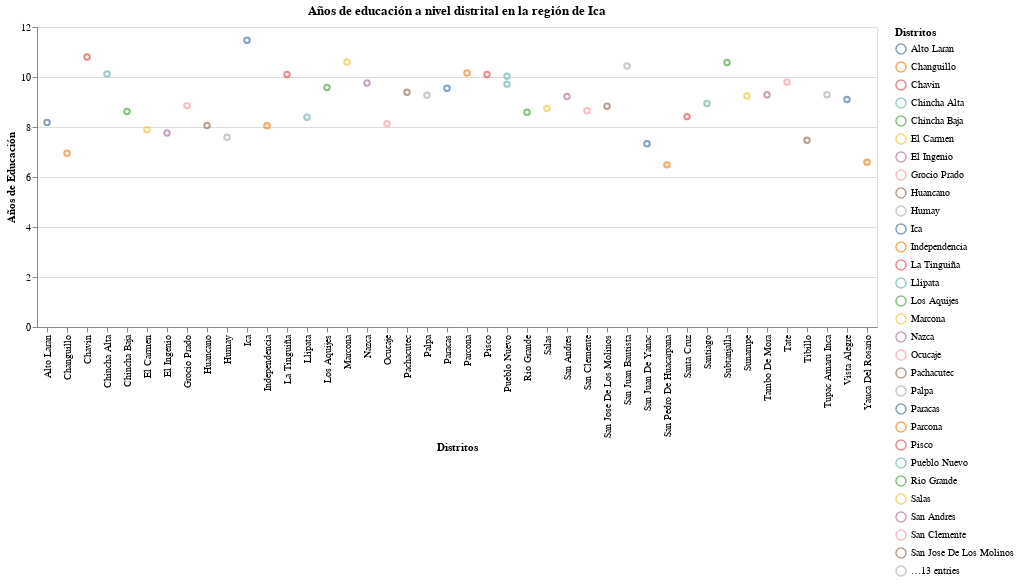

Notebook code cell kept with this figure:
### Code cell
graf1 = alt.Chart(idh_distrital5_ica).mark_point().encode(
    y=alt.Y("años_educacion", title="Años de Educación"),
    x=alt.X("distrital", title="Distritos"),
    color=alt.Color("distrital", title="Distritos"),
).properties(
    title="Años de educación a nivel distrital en la región de Ica",
).interactive()

graf1 = graf1.configure_legend(
    labelFontSize=10,
    titleFontSize=11,
)

graf1

### Figure 1 — Vega-Lite specification as saved in the notebook (floating-point values rounded to 4 significant figures)
{"config": {"view": {"continuousWidth": 300, "continuousHeight": 300}, "legend": {"labelFontSize": 10, "titleFontSize": 11}}, "data": {"name": "data-19e21301587965486c971a988be8042f"}, "mark": {"type": "point"}, "encoding": {"color": {"field": "distrital", "title": "Distritos", "type": "nominal"}, "x": {"field": "distrital", "title": "Distritos", "type": "nominal"}, "y": {"field": "años_educacion", "title": "Años de Educación", "type": "quantitative"}}, "params": [{"name": "param_1", "select": {"type": "interval", "encodings": ["x", "y"]}, "bind": "scales"}], "title": "Años de educación a nivel distrital en la región de Ica", "$schema": "https://vega.github.io/schema/vega-lite/v5.16.3.json", "datasets": {"data-19e21301587965486c971a988be8042f": [{"ubigeo": 110101, "distrital": "Ica                                     ", "poblacion": 150280, "idhumano": 0.6549, "esperanza_vida": 81.83, "secundaria_completa": 80.96, "años_educacion": 11.47, "ingreso_fam": 1020.0}, {"ubigeo": 110102, "distrital": "La Tinguiña                             ", "poblacion": 39574, "idhumano": 0.633, "esperanza_vida": 83.93, "secundaria_completa": 77.24, "años_educacion": 10.1, "ingreso_fam": 982.4}, {"ubigeo": 110103, "distrital": "Los Aquijes                             ", "poblacion": 21963, "idhumano": 0.6347, "esperanza_vida": 80.79, "secundaria_completa": 75.27, "años_educacion": 9.576, "ingreso_fam": 1091.0}, {"ubigeo": 110104, "distrital": "Ocucaje                                 ", "poblacion": 4392, "idhumano": 0.5825, "esperanza_vida": 80.06, "secundaria_completa": 70.76, "años_educacion": 8.131, "ingreso_fam": 980.4}, {"ubigeo": 110105, "distrital": "Pachacutec                              ", "poblacion": 7411, "idhumano": 0.626, "esperanza_vida": 82.98, "secundaria_completa": 74.53, "años_educacion": 9.386, "ingreso_fam": 1027.0}, {"ubigeo": 110106, "distrital": "Parcona                                 ", "poblacion": 54047, "idhumano": 0.6177, "esperanza_vida": 83.82, "secundaria_completa": 77.69, "años_educacion": 10.16, "ingreso_fam": 911.3}, {"ubigeo": 110107, "distrital": "Pueblo Nuevo                            ", "poblacion": 6395, "idhumano": 0.6052, "esperanza_vida": 80.74, "secundaria_completa": 71.91, "años_educacion": 10.03, "ingreso_fam": 945.9}, {"ubigeo": 110108, "distrital": "Salas                                   ", "poblacion": 25767, "idhumano": 0.5941, "esperanza_vida": 81.38, "secundaria_completa": 67.29, "años_educacion": 8.738, "ingreso_fam": 994.4}, {"ubigeo": 110109, "distrital": "San Jose De Los Molinos  ", "poblacion": 6987, "idhumano": 0.6266, "esperanza_vida": 80.89, "secundaria_completa": 77.29, "años_educacion": 8.827, "ingreso_fam": 1088.0}, {"ubigeo": 110110, "distrital": "San Juan Bautista                       ", "poblacion": 13846, "idhumano": 0.6454, "esperanza_vida": 84.13, "secundaria_completa": 75.85, "años_educacion": 10.44, "ingreso_fam": 1025.0}, {"ubigeo": 110111, "distrital": "Santiago                                ", "poblacion": 27645, "idhumano": 0.62, "esperanza_vida": 84.14, "secundaria_completa": 76.16, "años_educacion": 8.945, "ingreso_fam": 997.8}, {"ubigeo": 110112, "distrital": "Subtanjalla                             ", "poblacion": 27387, "idhumano": 0.6368, "esperanza_vida": 81.48, "secundaria_completa": 77.12, "años_educacion": 10.58, "ingreso_fam": 1014.0}, {"ubigeo": 110113, "distrital": "Tate                                    ", "poblacion": 4709, "idhumano": 0.6012, "esperanza_vida": 80.41, "secundaria_completa": 74.11, "años_educacion": 9.789, "ingreso_fam": 933.2}, {"ubigeo": 110114, "distrital": "Yauca Del Rosario     ", "poblacion": 1116, "idhumano": 0.3917, "esperanza_vida": 77.89, "secundaria_completa": 53.33, "años_educacion": 6.588, "ingreso_fam": 431.3}, {"ubigeo": 110201, "distrital": "Chincha Alta                            ", "poblacion": 66349, "idhumano": 0.6126, "esperanza_vida": 83.14, "secundaria_completa": 71.4, "años_educacion": 10.12, "ingreso_fam": 939.0}, {"ubigeo": 110202, "distrital": "Alto Laran                              ", "poblacion": 7783, "idhumano": 0.5726, "esperanza_vida": 81.86, "secundaria_completa": 58.87, "años_educacion": 8.184, "ingreso_fam": 984.3}, {"ubigeo": 110203, "distrital": "Chavin                                  ", "poblacion": 2071, "idhumano": 0.6254, "esperanza_vida": 80.29, "secundaria_completa": 50.0, "años_educacion": 10.8, "ingreso_fam": 1198.0}, {"ubigeo": 110204, "distrital": "Chincha Baja                            ", "poblacion": 13009, "idhumano": 0.5753, "esperanza_vida": 83.91, "secundaria_completa": 70.73, "años_educacion": 8.616, "ingreso_fam": 855.3}, {"ubigeo": 110205, "distrital": "El Carmen                               ", "poblacion": 12369, "idhumano": 0.5446, "esperanza_vida": 82.97, "secundaria_completa": 62.23, "años_educacion": 7.895, "ingreso_fam": 832.2}, {"ubigeo": 110206, "distrital": "Grocio Prado                            ", "poblacion": 25294, "idhumano": 0.5914, "esperanza_vida": 85.77, "secundaria_completa": 68.9, "años_educacion": 8.855, "ingreso_fam": 895.3}, {"ubigeo": 110207, "distrital": "Pueblo Nuevo                            ", "poblacion": 62604, "idhumano": 0.5983, "esperanza_vida": 84.68, "secundaria_completa": 67.75, "años_educacion": 9.715, "ingreso_fam": 898.6}, {"ubigeo": 110208, "distrital": "San Juan De Yanac    ", "poblacion": 1129, "idhumano": 0.3567, "esperanza_vida": 76.19, "secundaria_completa": 53.85, "años_educacion": 7.33, "ingreso_fam": 321.4}, {"ubigeo": 110209, "distrital": "San Pedro De Huacarpana  ", "poblacion": 992, "idhumano": 0.3418, "esperanza_vida": 81.87, "secundaria_completa": 68.29, "años_educacion": 6.485, "ingreso_fam": 253.8}, {"ubigeo": 110210, "distrital": "Sunampe                                 ", "poblacion": 29079, "idhumano": 0.61, "esperanza_vida": 85.79, "secundaria_completa": 68.32, "años_educacion": 9.243, "ingreso_fam": 957.9}, {"ubigeo": 110211, "distrital": "Tambo De Mora    ", "poblacion": 5434, "idhumano": 0.603, "esperanza_vida": 81.92, "secundaria_completa": 66.11, "años_educacion": 9.29, "ingreso_fam": 999.6}, {"ubigeo": 110301, "distrital": "Nazca                                   ", "poblacion": 27632, "idhumano": 0.6069, "esperanza_vida": 81.54, "secundaria_completa": 71.32, "años_educacion": 9.764, "ingreso_fam": 959.5}, {"ubigeo": 110302, "distrital": "Changuillo                              ", "poblacion": 1950, "idhumano": 0.5458, "esperanza_vida": 85.54, "secundaria_completa": 58.56, "años_educacion": 6.953, "ingreso_fam": 896.6}, {"ubigeo": 110303, "distrital": "El Ingenio                              ", "poblacion": 3134, "idhumano": 0.5815, "esperanza_vida": 86.08, "secundaria_completa": 65.37, "años_educacion": 7.76, "ingreso_fam": 944.0}, {"ubigeo": 110304, "distrital": "Marcona                                 ", "poblacion": 15981, "idhumano": 0.679, "esperanza_vida": 82.49, "secundaria_completa": 73.61, "años_educacion": 10.6, "ingreso_fam": 1227.0}, {"ubigeo": 110305, "distrital": "Vista Alegre                            ", "poblacion": 20460, "idhumano": 0.6097, "esperanza_vida": 86.34, "secundaria_completa": 71.56, "años_educacion": 9.103, "ingreso_fam": 935.8}, {"ubigeo": 110401, "distrital": "Palpa                                   ", "poblacion": 7748, "idhumano": 0.6191, "esperanza_vida": 84.72, "secundaria_completa": 79.44, "años_educacion": 9.275, "ingreso_fam": 943.8}, {"ubigeo": 110402, "distrital": "Llipata                                 ", "poblacion": 1555, "idhumano": 0.5898, "esperanza_vida": 85.16, "secundaria_completa": 83.7, "años_educacion": 8.388, "ingreso_fam": 844.3}, {"ubigeo": 110403, "distrital": "Rio Grande                              ", "poblacion": 2658, "idhumano": 0.5954, "esperanza_vida": 84.95, "secundaria_completa": 80.98, "años_educacion": 8.593, "ingreso_fam": 871.7}, {"ubigeo": 110404, "distrital": "Santa Cruz                              ", "poblacion": 927, "idhumano": 0.5744, "esperanza_vida": 84.34, "secundaria_completa": 73.68, "años_educacion": 8.415, "ingreso_fam": 841.2}, {"ubigeo": 110405, "distrital": "Tibillo                                 ", "poblacion": 344, "idhumano": 0.5789, "esperanza_vida": 76.69, "secundaria_completa": 66.67, "años_educacion": 7.47, "ingreso_fam": 1111.0}, {"ubigeo": 110501, "distrital": "Pisco                                   ", "poblacion": 67467, "idhumano": 0.5771, "esperanza_vida": 76.21, "secundaria_completa": 72.21, "años_educacion": 10.1, "ingreso_fam": 889.5}, {"ubigeo": 110502, "distrital": "Huancano                                ", "poblacion": 1379, "idhumano": 0.5333, "esperanza_vida": 71.84, "secundaria_completa": 85.84, "años_educacion": 8.061, "ingreso_fam": 813.6}, {"ubigeo": 110503, "distrital": "Humay                                   ", "poblacion": 5408, "idhumano": 0.5544, "esperanza_vida": 71.23, "secundaria_completa": 72.29, "años_educacion": 7.59, "ingreso_fam": 1039.0}, {"ubigeo": 110504, "distrital": "Independencia                           ", "poblacion": 12987, "idhumano": 0.5531, "esperanza_vida": 74.32, "secundaria_completa": 72.03, "años_educacion": 8.052, "ingreso_fam": 936.0}, {"ubigeo": 110505, "distrital": "Paracas                                 ", "poblacion": 7147, "idhumano": 0.6278, "esperanza_vida": 75.95, "secundaria_completa": 67.58, "años_educacion": 9.551, "ingreso_fam": 1217.0}, {"ubigeo": 110506, "distrital": "San Andres                              ", "poblacion": 13767, "idhumano": 0.5178, "esperanza_vida": 76.75, "secundaria_completa": 64.21, "años_educacion": 9.224, "ingreso_fam": 719.7}, {"ubigeo": 110507, "distrital": "San Clemente                            ", "poblacion": 24814, "idhumano": 0.5649, "esperanza_vida": 75.94, "secundaria_completa": 72.3, "años_educacion": 8.654, "ingreso_fam": 920.8}, {"ubigeo": 110508, "distrital": "Tupac Amaru Inca   ", "poblacion": 17775, "idhumano": 0.5618, "esperanza_vida": 75.77, "secundaria_completa": 69.26, "años_educacion": 9.292, "ingreso_fam": 889.7}]}}
